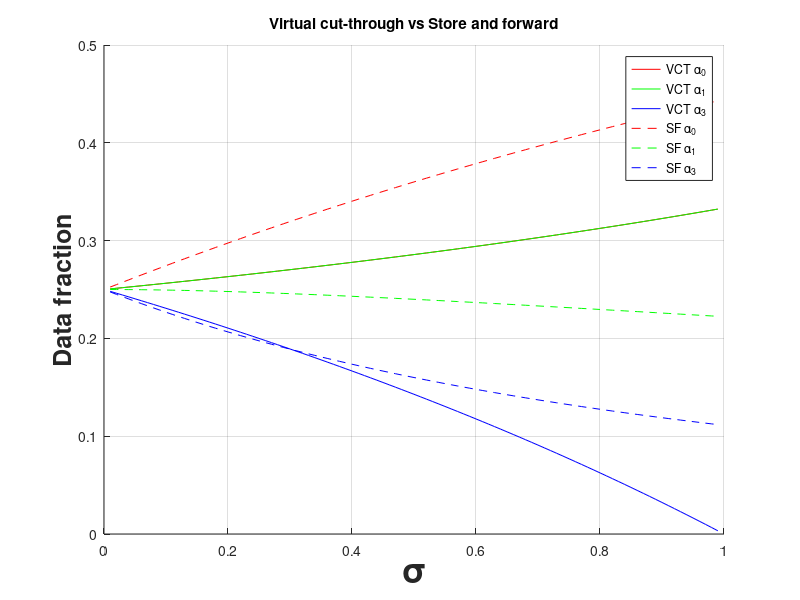

MATLAB code for this plot:
%%
clear
clc
B = [1
    0
    0];
solution = [];

for sigma = 0.01:0.01:0.99
    A = [1 2 1
        1 -1 0
        0 sigma-1 1];
    s = [];
    s = A\B;
    s = s';
    solution = [solution;s];
end

sigma = [0.01:0.01:0.99];

figure
hold on
plot(sigma,solution(:,1),'-r');
plot(sigma,solution(:,2),'-g');
plot(sigma,solution(:,3),'-b');

hold on

B = [1
    0
    0];
solution = [];

for sigma = 0.01:0.01:0.99
    t = sigma + 1;
    t = -t;
    
    z = -sigma;
    
    A = [1 2 1
        1 t 0
        1 z t];
    
    s = [];
    s = A\B;
    s = s';
    solution = [solution;s];
end

sigma = [0.01:0.01:0.99];
grid on

plot(sigma,solution(:,1),'--r');
plot(sigma,solution(:,2),'--g');
plot(sigma,solution(:,3),'--b');

ylabel('Data fraction','fontweight','bold','FontSize',18);
xlabel('\sigma','fontweight','bold','FontSize',25);
title('Virtual cut-through vs Store and forward');
legend('VCT \alpha_0','VCT \alpha_1','VCT \alpha_3','SF \alpha_0','SF \alpha_1','SF \alpha_3');
